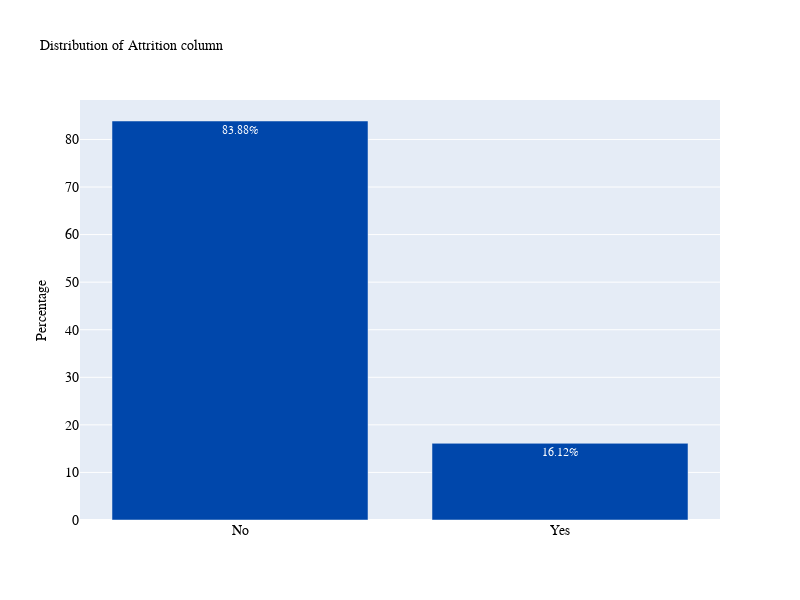

Notebook code for this chart:
### Code cell
plot_bar('Attrition')

### Figure 1 — Plotly figure (JSON) as saved in the notebook; plotly's stock layout.template omitted (floating-point values rounded to 4 significant figures)
{"data": [{"marker": {"color": "#0047AB"}, "text": ["83.88%", "16.12%"], "textposition": "auto", "type": "bar", "x": ["No", "Yes"], "y": [83.88, 16.12]}], "layout": {"autosize": false, "font": {"color": "white", "family": "Courier New, monospace", "size": 12}, "height": 600, "title": {"font": {"color": "black", "family": "Courier New, monospace", "size": 14}, "text": "Distribution of Attrition column"}, "width": 800, "xaxis": {"tickfont": {"color": "black", "family": "Courier New, monospace", "size": 14}}, "yaxis": {"tickfont": {"color": "black", "family": "Courier New, monospace", "size": 14}, "title": {"font": {"color": "black", "size": 14}, "text": "Percentage"}}}}
